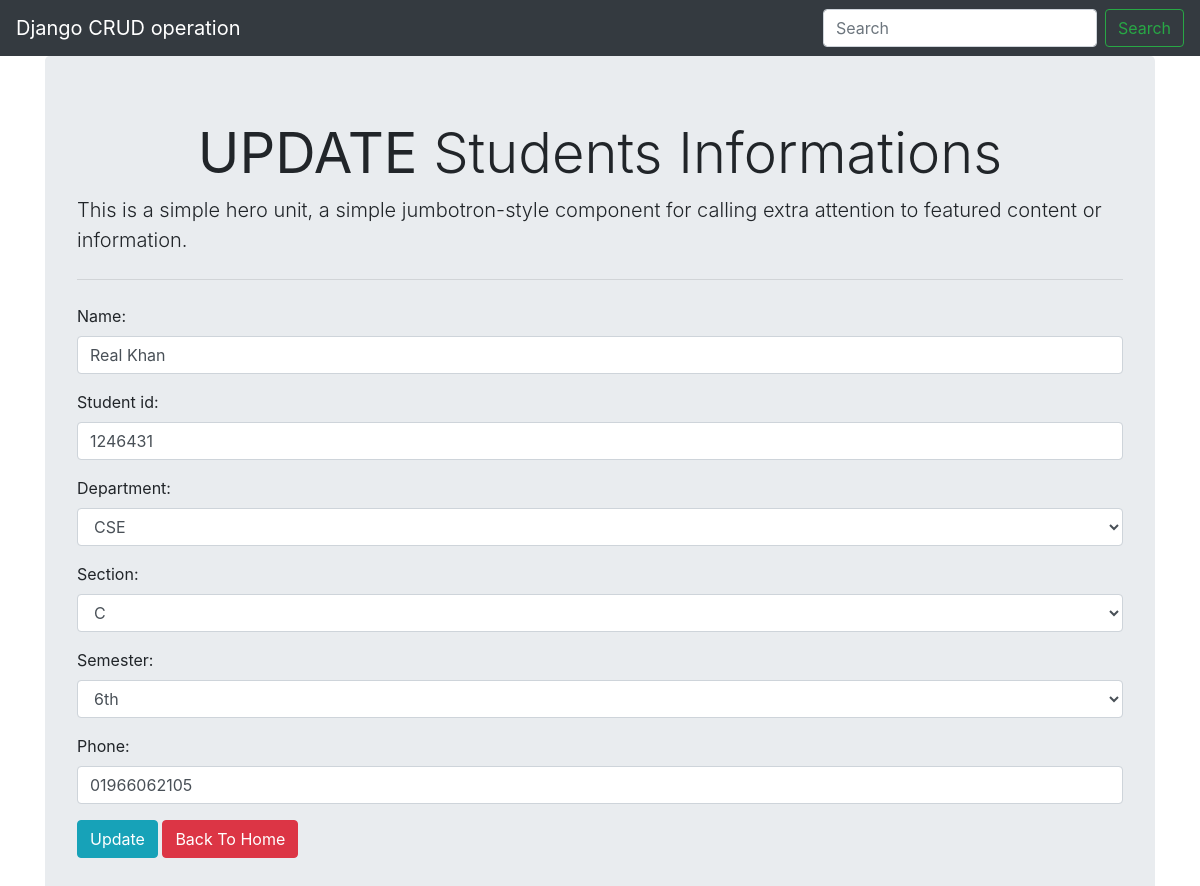
Page /update/4 on the committed database.
### studentsinfo/models.py (models this page shows, shortened)
class Student(models.Model):
    name = models.CharField(max_length=20)
    student_id = models.IntegerField(default=0, blank=False, null=False)
    department = models.ForeignKey(Department, on_delete=models.CASCADE)
    section = models.ForeignKey(Section,on_delete=models.CASCADE)
    semester = models.ForeignKey(Semester, on_delete=models.CASCADE)
    phone = models.CharField(max_length=15)

class Department(models.Model):
    name = models.CharField(max_length=20)
    def __str__(self):
        return self.name

class Section(models.Model):
    name = models.CharField(max_length=5)
    def __str__(self):
        return self.name

class Semester(models.Model):
    name = models.CharField(max_length=15)
    def __str__(self):
        return self.name

### studentsinfo/views.py (the view)
# urls.py: path('update/<int:id>', views.update, name="update"),
def update(request,id):
    file = Student.objects.get(id=id)
    if request.method == 'POST':
        form = StudentForm(request.POST, instance=file)
        if form.is_valid():
            form.save()
            messages.success(request, 'Profile Updated.')
            return redirect('/')
    else:
        form=StudentForm(instance=file)
    return render(request, 'update.html', {'form':form})

### studentsinfo/forms.py
class StudentForm(ModelForm):
    class Meta:
        model = Student
        fields = ('name','student_id', 'department', 'section','semester', 'phone')
        widgets ={
            'name' : forms.TextInput(attrs={'class':'form-control'}),
            'student_id' : forms.TextInput(attrs={'class':'form-control'}),
            'department' : forms.Select(attrs={'class':'form-control'}),
            'section' : forms.Select(attrs={'class':'form-control'}),
            'semester' : forms.Select(attrs={'class':'form-control'}),
            'phone' : forms.TextInput(attrs={'class':'form-control'}),
        }

### templates/update.html (shortened to what this page needs)
{% extends 'base.html' %}
{% block heading %}
<h3 class="display-4 text-center" ><b>UPDATE</b> Students Informations</h3>
{% endblock heading %}
{% block content %}
<form action="" method="post">
    {{form.as_p}}
    <button type="submit" class="btn btn-info" >Update</button>
    <a href="{% url 'allstudent'%}" class="btn btn-danger">Back To Home</a>
</form>
{% endblock content %}

### rows in the picture
Student: name "Real Khan", student_id "1246431", department "CSE", section "C", semester "6th", phone "01966062105"
